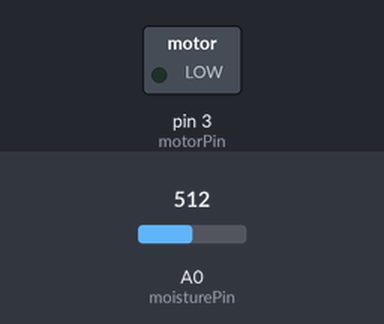
Bench run of a sketch on a simulated Arduino Uno, built with avr-gcc and run on an emulated ATmega328P. Parts: switched loads named in the sketch (green lamp = pin HIGH). The test bench sets the inputs (shaded band); at power-on: A0 (moisturePin) = 512.

Above: at 1.2 s.
1.3 s: A0 (moisturePin) set to 487
At 2.5 s:
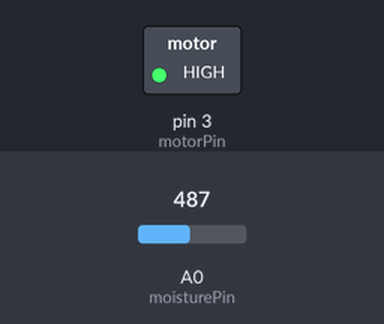
2.8 s: A0 (moisturePin) set to 510
At 3.7 s:
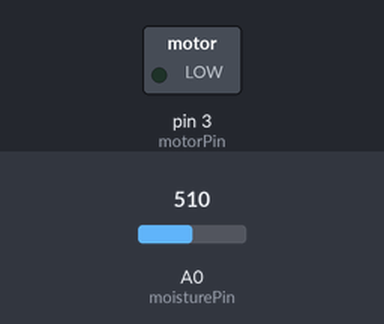
4.3 s: A0 (moisturePin) set to 490
At 4.8 s:
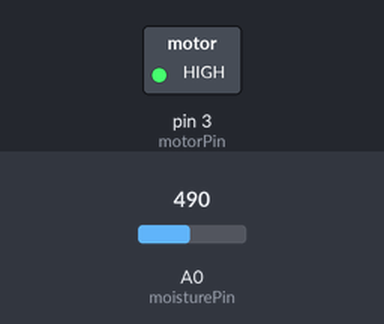
Timing chart, 0 to 7.3 s (numbered marks = the images above; inputs shaded):
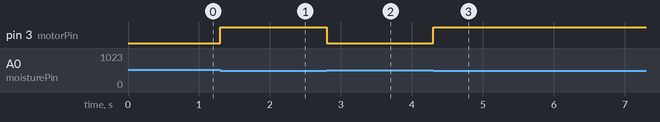

The sketch:

MoistureSensorElaborate.ino
```cpp
const int moisturePin = A0;   // Analog pin for moisture sensor
const int motorPin = 3;       // Digital pin for motor control
const int threshold = 500;    // Adjust this threshold value as needed

void setup() {
  pinMode(moisturePin, INPUT); // Set moisture pin as input
  pinMode(motorPin, OUTPUT);   // Set motor pin as output
}

void loop() {
  int moistureValue = analogRead(moisturePin); // Read moisture level from the sensor

  // Check moisture level against the threshold
  if (moistureValue < threshold) {
    // Soil is dry, turn on motor
    digitalWrite(motorPin, HIGH);
  } else {
    // Soil is wet, turn off motor
    digitalWrite(motorPin, LOW);
  }
}
```

Measured:
- the behaviour switches between 500 and 499 on A0 (moisturePin) (found by bisection; images 0 and 1)
- after the input at 1.3 s, pin 3 (motorPin): LOW → HIGH at once
- after the input at 2.8 s, pin 3 (motorPin): HIGH → LOW at once
- after the input at 4.3 s, pin 3 (motorPin): LOW → HIGH at once
